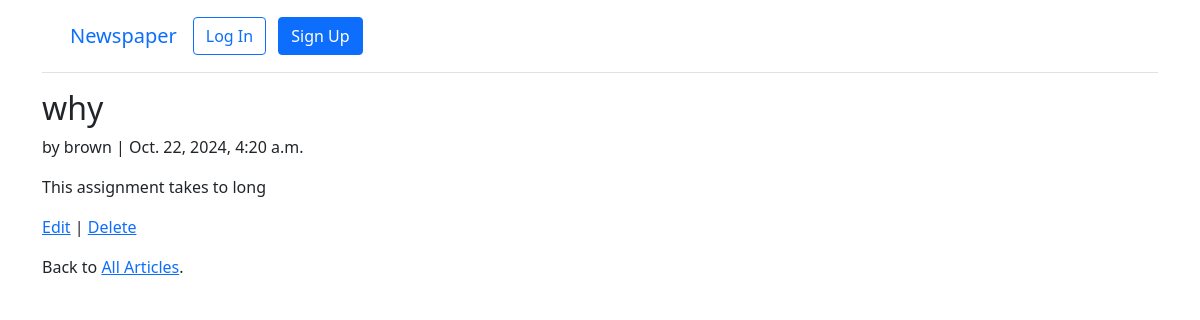
The page /articals/1/ on the database its author committed.
### articals/models.py (models this page shows, shortened)
class Article(models.Model):
    title = models.CharField(max_length=255)
    body = models.TextField()
    date = models.DateTimeField(auto_now_add=True)
    author = models.ForeignKey(
        settings.AUTH_USER_MODEL,
        on_delete=models.CASCADE,
    )

### accounts/models.py (models this page shows)
class CustomUser(AbstractUser):
    age = models.PositiveIntegerField(null=True, blank = True)

### articals/views.py (the view)
# urls.py: path("<int:pk>/", ArticleDetailView.as_view(), name="article_detail"),
class ArticleDetailView(DetailView):  # new
    model = Article
    template_name = "artical_detail.html"

### Templates/artical_detail.html
{% extends "base.html" %}
{% block content %}
<div class="article-entry">
  <h2>{{ object.title }}</h2>
  <p>by {{ object.author }} | {{ object.date }}</p>
  <p>{{ object.body }}</p>
</div>
<p><a href="{% url 'article_edit' article.pk %}">Edit</a> |
  <a href="{% url 'article_delete' article.pk %}">Delete</a></p>
<p>Back to <a href="{% url 'article_list' %}">All Articles</a>.</p>
{% endblock content %}

### rows shown on the page
Article: title "why", author "brown", date "Oct. 22, 2024, 4:20 a.m.", body "This assignment takes to long"
